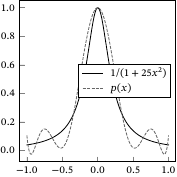

The Python source for this figure:
from pathlib import PurePath
import numpy as np
from scipy.interpolate import lagrange
import matplotlib as mpl
import matplotlib.pyplot as plt

filedir = PurePath(__file__).parent
styledir = filedir.parents[1] / "./style"

plt.style.use(str(styledir / "./base.mplstyle"))
mpl.use("pgf")
mpl.rc("pgf", preamble="\\usepackage{" + (styledir / "./matplotlib").as_posix() + "}")

x = np.linspace(-1, 1, 300)
plt.figure()
plt.plot(x, 1 / (25 * x**2 + 1), label="$1/(1+25x^2)$")

t = np.cos(np.pi * (2 * np.linspace(1, 9, 9) - 1) / 18)
p = lagrange(t, 1 / (25 * t**2 + 1))
plt.plot(x, p(x), label="$p(x)$")

plt.legend()
plt.savefig(str(filedir / "./chebyshev.pdf"))
